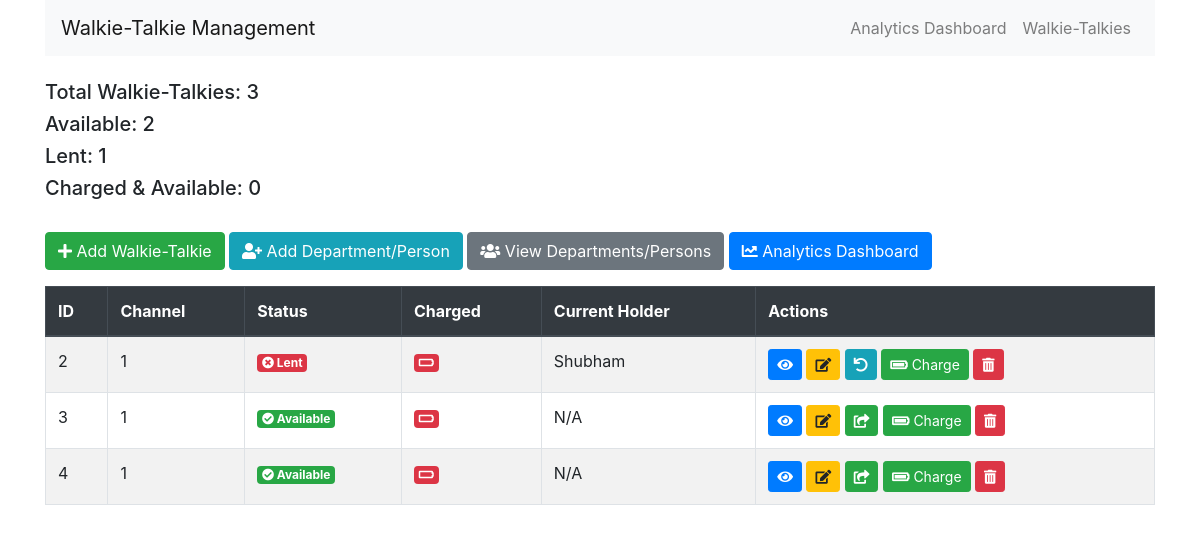
Before: / with the older database file.
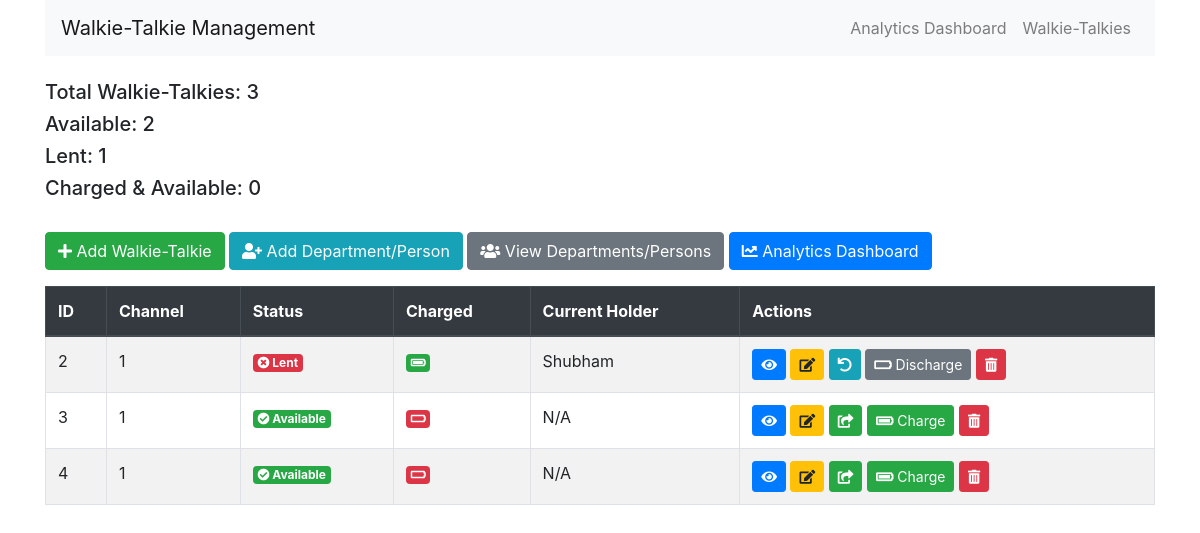
After: the same page with the newer database file.
### models.py (models this page shows)
class WalkieTalkie(db.Model):
    id = db.Column(db.Integer, primary_key=True)
    channel = db.Column(db.Integer, nullable=True, default=1)
    is_lent = db.Column(db.Boolean, default=False)
    current_holder = db.Column(db.String(100), nullable=True)
    is_charged = db.Column(db.Boolean, default=False)  # Default is now False (discharged)
    rental_history = db.relationship('Rental', backref='walkie_talkie', lazy=True)

### routes.py (the view)
@app.route('/')
def index():
    walkie_talkies = WalkieTalkie.query.all()
    total_wt = len(walkie_talkies)
    available_wt = WalkieTalkie.query.filter_by(is_lent=False).count()
    lent_wt = WalkieTalkie.query.filter_by(is_lent=True).count()
    charged_wt = WalkieTalkie.query.filter_by(is_lent=False, is_charged=True).count()
    return render_template('index.html', walkie_talkies=walkie_talkies, total_wt=total_wt,
                           available_wt=available_wt, lent_wt=lent_wt, charged_wt=charged_wt)

### templates/index.html (shortened to what this page needs)
{% extends 'base.html' %}
{% block content %}
<div class="row mb-4">
    <div class="col">
        <h5>Total Walkie-Talkies: {{ total_wt }}</h5>
        <h5>Available: {{ available_wt }}</h5>
        <h5>Lent: {{ lent_wt }}</h5>
        <h5>Charged & Available: {{ charged_wt }}</h5>
    </div>
</div>
<div class="mb-3">
    <a href="{{ url_for('add_walkie_talkie') }}" class="btn btn-success">
        <i class="fas fa-plus"></i> Add Walkie-Talkie
    </a>
    <a href="{{ url_for('add_department') }}" class="btn btn-info">
        <i class="fas fa-user-plus"></i> Add Department/Person
    </a>
    <a href="{{ url_for('departments') }}" class="btn btn-secondary">
        <i class="fas fa-users"></i> View Departments/Persons
    </a>
    <a href="{{ url_for('analytics') }}" class="btn btn-primary">
        <i class="fas fa-chart-line"></i> Analytics Dashboard
    </a>
</div>
<table class="table table-striped table-bordered">
    <thead class="thead-dark">
        <tr>
            <th>ID</th>
            <th>Channel</th>
            <th>Status</th>
            <th>Charged</th>
            <th>Current Holder</th>
            <th>Actions</th>
        </tr>
    </thead>
    <tbody>
        {% for wt in walkie_talkies %}
        <tr class="{% if wt.is_lent %}lent-row{% endif %}">
            <td>{{ wt.id }}</td>
            <td>{{ wt.channel }}</td>
            <td>
                {% if wt.is_lent %}
                    <span class="badge badge-danger" data-toggle="tooltip" title="Lent to {{ wt.current_holder }}">
                        <i class="fas fa-times-circle"></i> Lent
                    </span>
                {% else %}
                    <span class="badge badge-success" data-toggle="tooltip" title="Available for lending">
                        <i class="fas fa-check-circle"></i> Available
                    </span>
                {% endif %}
            </td>
            <td>
                {% if wt.is_charged %}
                    <span class="badge badge-success" data-toggle="tooltip" title="Fully Charged">
                        <i class="fas fa-battery-full"></i>
                    </span>
                {% else %}
                    <span class="badge badge-danger" data-toggle="tooltip" title="Not Charged">
                        <i class="fas fa-battery-empty"></i>
                    </span>
                {% endif %}
            </td>
            <td>{{ wt.current_holder or 'N/A' }}</td>
            <td>
                <a href="{{ url_for('view_walkie_talkie', wt_id=wt.id) }}" class="btn btn-sm btn-primary" data-toggle="tooltip" title="View Details">
                    <i class="fas fa-eye"></i>
                </a>
                <a href="{{ url_for('edit_walkie_talkie', wt_id=wt.id) }}" class="btn btn-sm btn-warning" data-toggle="tooltip" title="Edit">
                    <i class="fas fa-edit"></i>
                </a>
                {% if not wt.is_lent %}
                    <a href="{{ url_for('lend_walkie_talkie', wt_id=wt.id) }}" class="btn btn-sm btn-success" data-toggle="tooltip" title="Lend">
                        <i class="fas fa-share-square"></i>
                    </a>
                {% else %}
                    <a href="{{ url_for('return_walkie_talkie', wt_id=wt.id) }}" class="btn btn-sm btn-info" data-toggle="tooltip" title="Return">
                        <i class="fas fa-undo"></i>
                    </a>
                {% endif %}
                <form action="{{ url_for('toggle_charge_status', wt_id=wt.id) }}" method="post" style="display:inline;">
                    <button type="submit" class="btn btn-sm {% if wt.is_charged %}btn-secondary{% else %}btn-success{% endif %}" data-toggle="tooltip" title="Toggle Charge Status">
                        {% if wt.is_charged %}
                            <i class="fas fa-battery-empty"></i> Discharge
                        {% else %}
                            <i class="fas fa-battery-full"></i> Charge
                        {% endif %}
                    </button>
                </form>
                <form action="{{ url_for('delete_walkie_talkie', wt_id=wt.id) }}" method="post" style="display:inline;">
                    <button type="submit" class="btn btn-sm btn-danger" onclick="return confirm('Are you sure you want to delete this walkie-talkie?');" data-toggle="tooltip" title="Delete">
                        <i class="fas fa-trash-alt"></i>
                    </button>
                </form>
            </td>
        </tr>
        {% endfor %}
    </tbody>
</table>
{% endblock %}

### templates/base.html (shortened to what this page needs)
<!DOCTYPE html>
<html>
<head>
    <link rel="stylesheet"
          href="https://maxcdn.bootstrapcdn.com/bootstrap/4.5.2/css/bootstrap.min.css">
    <link rel="stylesheet" href="https://cdnjs.cloudflare.com/ajax/libs/font-awesome/5.15.1/css/all.min.css">
</head>
<body>
    <div class="container">
        <nav class="navbar navbar-expand-lg navbar-light bg-light mb-4">
            <a class="navbar-brand" href="{{ url_for('index') }}">Walkie-Talkie Management</a>
            <div class="collapse navbar-collapse">
                <ul class="navbar-nav ml-auto">
                    <li class="nav-item">
                        <a class="nav-link" href="{{ url_for('analytics') }}">Analytics Dashboard</a>
                    </li>
                    <li class="nav-item">
                        <a class="nav-link" href="{{ url_for('list_walkie_talkies') }}">Walkie-Talkies</a>
                    </li>
                </ul>
            </div>
        </nav>
        {% block content %}{% endblock %}
    </div>
</body>
</html>

### templates/base.html (style rules this page uses)
.lent-row { animation: pulse 2s infinite; }

Changed rows visible on the page:
changed WalkieTalkie "Shubham": is_charged "Charge" → "Discharge"
